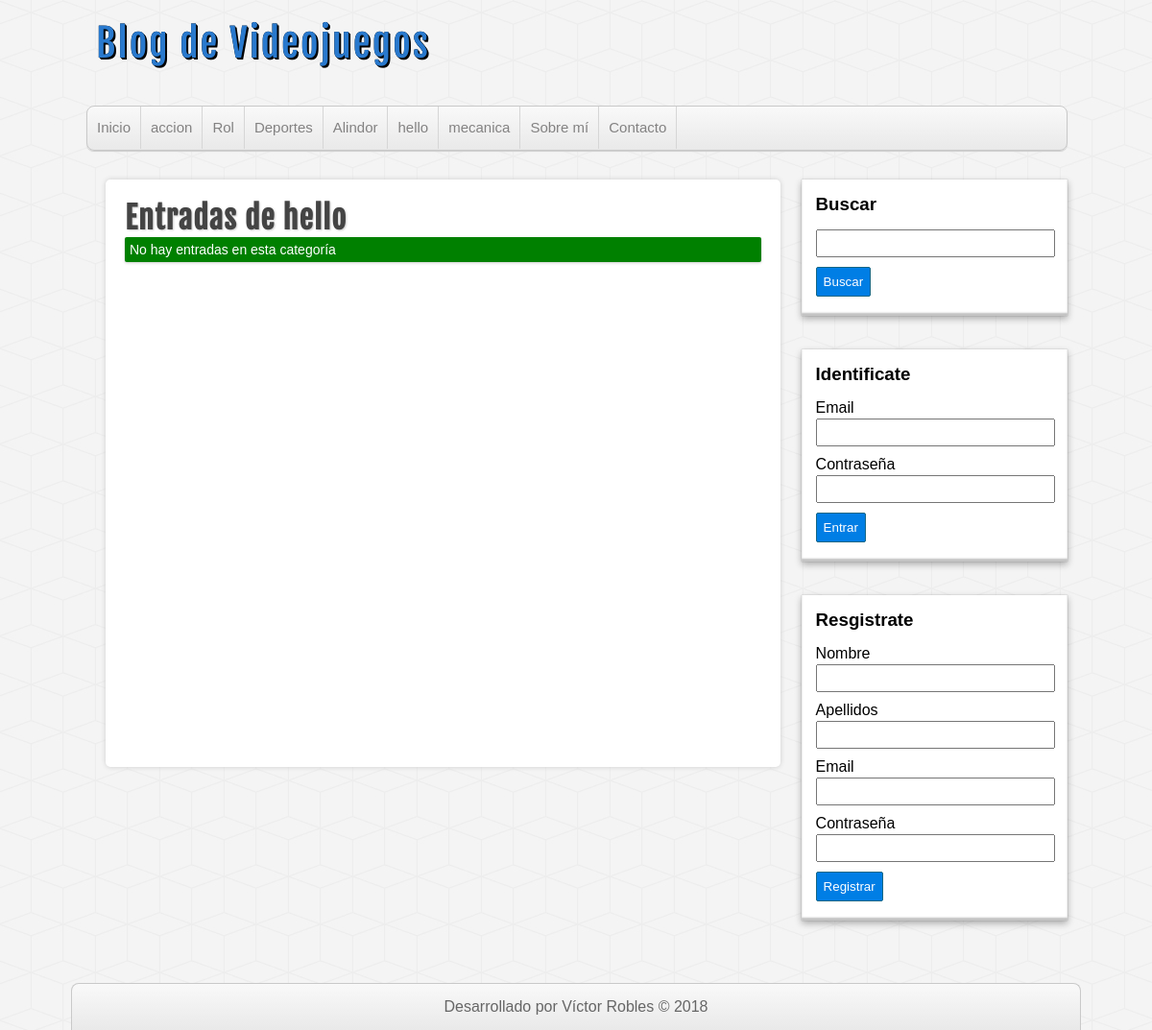
/categoria.php?id=5, run on the app's committed database.
### tables this page shows
CREATE TABLE IF NOT EXISTS `categorias` (
  `id` int(255) NOT NULL AUTO_INCREMENT,
  `nombre` varchar(100) DEFAULT NULL,
  PRIMARY KEY (`id`)
);

### includes/helpers.php (called while the page is built, shortened)
<?php
function conseguirCategorias($conexion){
	$sql = "SELECT * FROM categorias ORDER BY id ASC;";
	$categorias = mysqli_query($conexion, $sql);
	$resultado = array();
	if($categorias && mysqli_num_rows($categorias) >= 1){
		$resultado = $categorias;
	}
	return $resultado;
}
function conseguirCategoria($conexion, $id){
	$sql = "SELECT * FROM categorias WHERE id = $id;";
	$categorias = mysqli_query($conexion, $sql);
	$resultado = array();
	if($categorias && mysqli_num_rows($categorias) >= 1){
		$resultado = mysqli_fetch_assoc($categorias);
	}
	return $resultado;
}
function conseguirEntradas($conexion, $limit = null, $categoria = null, $busqueda = null){
	$sql="SELECT e.*, c.nombre AS 'categoria' FROM entradas e ".
		 "INNER JOIN categorias c ON e.categoria_id = c.id ";
	if(!empty($categoria)){
		$sql .= "WHERE e.categoria_id = $categoria ";
	}
	$sql .= "ORDER BY e.id DESC ";
	$entradas = mysqli_query($conexion, $sql);
	return $entradas;
}

### includes/cabecera.php (the view, shortened to what this page needs)
<?php require_once 'conexion.php'; ?>
<?php require_once 'includes/helpers.php'; ?>
<!DOCTYPE HTML>
<html lang="es">
	<head>
		<link rel="stylesheet" type="text/css" href="./assets/css/style.css" />
	</head>
	<body>
		<header id="cabecera">
			<div id="logo">
				<a href="index.php">
					Blog de Videojuegos
				</a>
			</div>
			<nav id="menu">
				<ul>
					<li>
						<a href="index.php">Inicio</a>
					</li>
					<?php
						$categorias = conseguirCategorias($db);
						if(!empty($categorias)):
							while($categoria = mysqli_fetch_assoc($categorias)):
					?>
								<li>
									<a href="categoria.php?id=<?=$categoria['id']?>"><?=$categoria['nombre']?></a>
								</li>
					<?php
							endwhile;
						endif;
					?>
					<li>
						<a href="index.php">Sobre mí</a>
					</li>
					<li>
						<a href="index.php">Contacto</a>
					</li>
				</ul>
			</nav>
		</header>
		<div id="contenedor">

### categoria.php (shortened to what this page needs)
<?php require_once 'includes/conexion.php'; ?>
<?php require_once 'includes/helpers.php'; ?>
<?php
	$categoria_actual = conseguirCategoria($db, $_GET['id']);
?>
<?php require_once 'includes/cabecera.php'; ?>
<?php require_once 'includes/lateral.php'; ?>
<div id="principal">
	<h1>Entradas de <?=$categoria_actual['nombre']?></h1>
	<?php
		$entradas = conseguirEntradas($db, null, $_GET['id']);
		if(!empty($entradas) && mysqli_num_rows($entradas) >= 1):
			while($entrada = mysqli_fetch_assoc($entradas)):
	?>
				<article class="entrada">
					<a href="entrada.php?id=<?=$entrada['id']?>">
						<h2><?=$entrada['titulo']?></h2>
						<span class="fecha"><?=$entrada['categoria'].' | '.$entrada['fecha']?></span>
						<p>
							<?=substr($entrada['descripcion'], 0, 180)."..."?>
						</p>
					</a>
				</article>
	<?php
			endwhile;
		else:
	?>
		<div class="alerta">No hay entradas en esta categoría</div>
	<?php endif; ?>
</div>
<?php require_once 'includes/pie.php'; ?>

### assets/css/style.css (style rules this page uses)
* { margin: 0px; padding: 0px; font-family: sans-serif, Helvetica, Arial; text-decoration: none; }
body { background: url(../img/cubes.png) #F4F4F4; }
.alerta { padding: 5px; font-size: 14px; color: white; background: green; box-shadow: 0px 1px 3px #ccc; margin-bottom: 15px; border-radius: 2px; }
#cabecera { width: 85%; height: auto; background: transparent; margin: 0px auto; }
#logo { float:left; width: 540px; height: 110px; }
#logo a { font-family: "fajala", Helvetica; font-size: 40px; letter-spacing: 2px; color: #2979CD; text-shadow: 0px 0px 0px black, 1px 1px 0px black, 2px 2px 0px black; transition: all 500ms; line-height: 90px; margin-left: 10px; }
#menu { clear: both; width: 100%; height: 45px; background: linear-gradient(to bottom, #f9f9f9 0px, #e9e9e9 100%); border: 1px solid #C9C9C9; border-radius: 8px; box-shadow: 0px 1px 1px #ccc; overflow: hidden; }
#menu ul { list-style: none; }
#menu ul li { float: left; line-height: 44px; border-right: 1px solid #D6D6D6; }
#menu ul li a { display: block; padding-left: 10px; padding-right: 10px; font-size: 15px; color: #838282; }
#contenedor { width: 85%; height: auto; margin: 0px auto; margin-top: 30px; margin-bottom: 30px; }
#principal { float: left; width: 65%; min-height: 572px; background:white; border-radius: 5px; box-shadow: 0px 0px 5px #ccc; margin-left: 20px; padding: 20px; overflow: hidden; }
#principal h1 { font-size: 32px; color: #444; letter-spacing: 1px; text-shadow: 1px 1px 2px #ccc; font-family: "fajala"; }

### data on the page
categorias: nombre "accion"
categorias: nombre "Rol"
categorias: nombre "Deportes"
categorias: nombre "Alindor"
categorias: nombre "hello"
categorias: nombre "mecanica"
